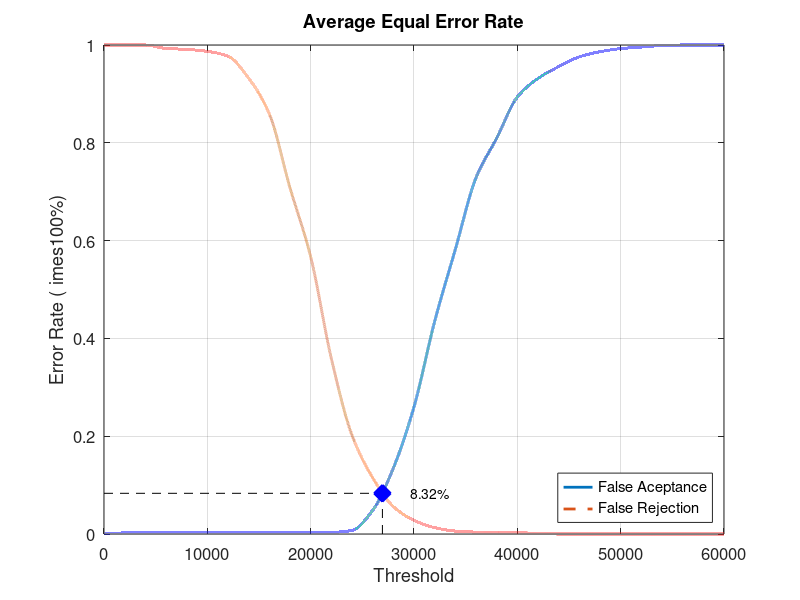
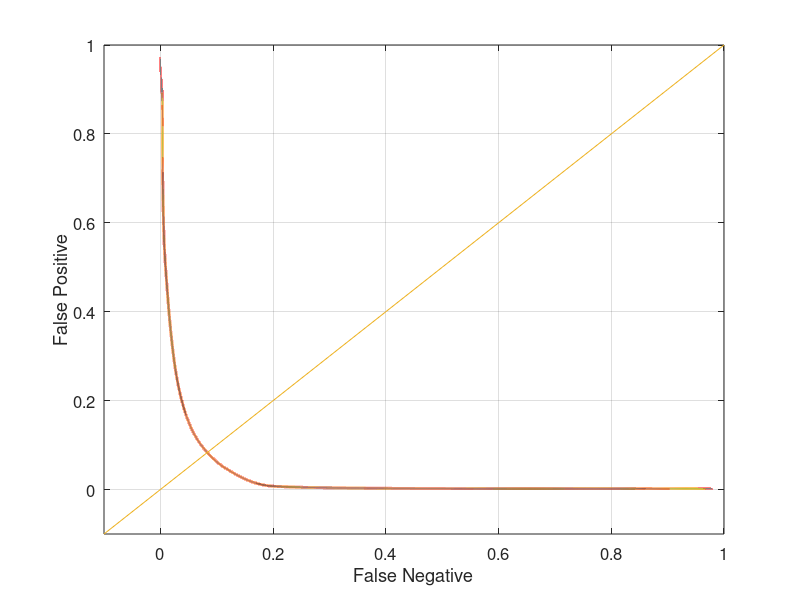

Here is the MATLAB script that generated these plots, in order:
close all;
clear;
clc;
x = 0:2000:60000;
xq = 0:0.5:60000;

y0 = [0 0.00210526 0.00210526 0.00210526 0.00210526 0.00210526 0.00210526 0.00210526 0.00210526 0.00210526 0.00210526 0.0031579 0.00736842 0.0484211 0.134737 0.26 0.434737 0.582105 0.728421 0.809474 0.893684 0.931579 0.955789 0.975789 0.986316 0.992632 0.995789 0.998947 1 1 1]
yy0 = interp1(x, y0, xq, 'pchip');
y1 = [1 1 1 0.993 0.991 0.987 0.977 0.932 0.859 0.708 0.567 0.359 0.202 0.115 0.056 0.028 0.013 0.006 0.004 0.004 0.003 0.001 0 0 0 0 0 0 0 0 0]
yy1 = interp1(x, y1, xq, 'pchip');

% Calculating EER: 
y2 = abs(y0 - y1);
find(y2 == min(y2))
yy2 = abs(yy0 - yy1);
xEER = find(yy2 == min(yy2));
xEERIndex = xq(xEER) % X-axis EER
yEER = yy0(xEER) % Y-axis EER

main = figure
plot(xq, yy0,'-','LineWidth', 2);	hold on
plot(xq, yy1,'--','LineWidth', 2);	hold on
plot([xEERIndex xEERIndex], [0 yEER], 'k--');	hold on
plot([0 xEERIndex], [yEER yEER], 'k--');	hold on
plot(xEERIndex, yEER, 'bx', 'LineWidth', 10);	hold on
text(xEERIndex + 10 * xEERIndex / 100, yEER, [num2str(round((10000 * yEER)) / 100) '%'])
legend('False Aceptance', 'False Rejection', 'Location', 'SouthEast')
xlabel('Threshold')
ylabel('Error Rate (	imes100%)')
title('Average Equal Error Rate')
set(gca, 'FontSize', 12)
axis([0 60000 0 1])
grid on

print(main, 'Database4AverageMain', '-dpng');
FNRxFPR = figure('Color', [1 1 1]);
plot(yy1, yy0, '-', yy1, yy0, 'LineWidth', 2);
hold on
y = -0.1:0.1:1
plot(y, y); 
set(gca, 'FontSize', 12)
xlabel('False Negative')
ylabel('False Positive')
axis([-0.1 1 -0.1 1])
set(gca, 'FontSize', 12)
grid on

print(FNRxFPR, 'Database4AverageFNRxFPR','-dpng');
